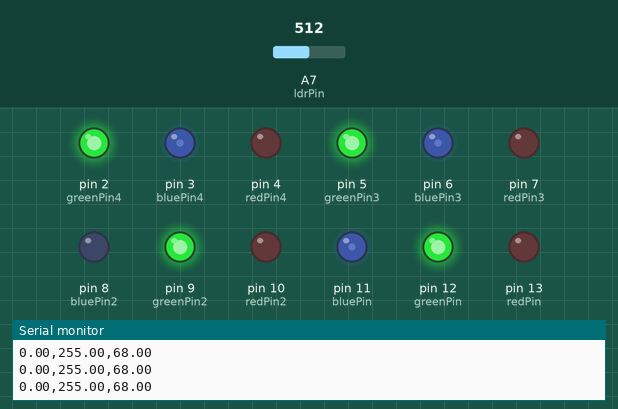
This sketch was run on a simulated Arduino Nano, built with avr-gcc and run on an emulated ATmega328P. On the bench: output pins drawn as LEDs (lit = HIGH), the last lines printed to the serial monitor. The test bench sets the inputs (shaded band); at power-on: A7 (ldrPin) = 512.

Above: at 1.2 s.
1.3 s: A7 (ldrPin) set to 716
At 2.4 s:
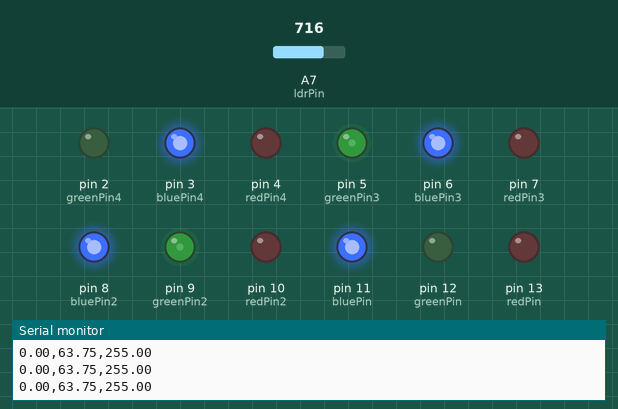
2.8 s: A7 (ldrPin) set to 900
At 4.0 s:
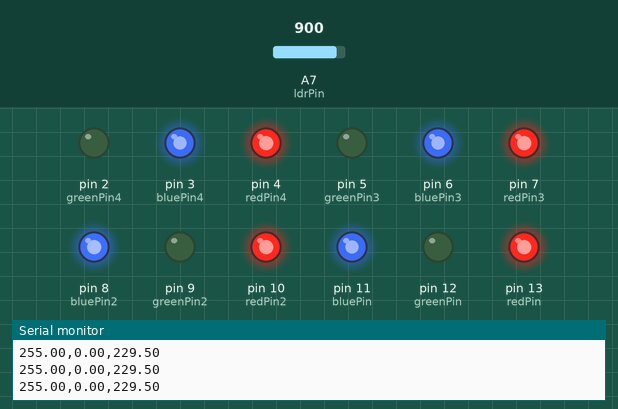
4.3 s: A7 (ldrPin) set to 511
At 4.7 s:
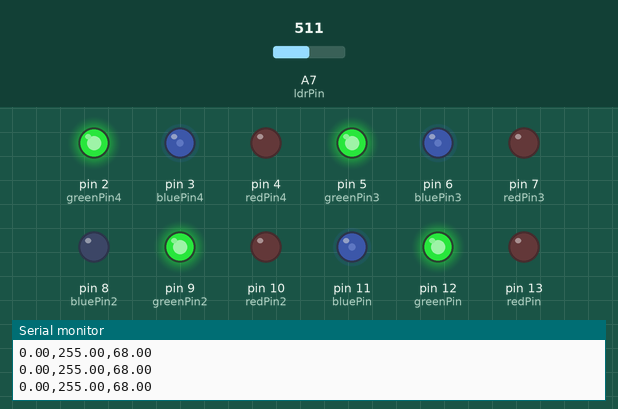
5.8 s: A7 (ldrPin) set to 306
At 6.5 s:
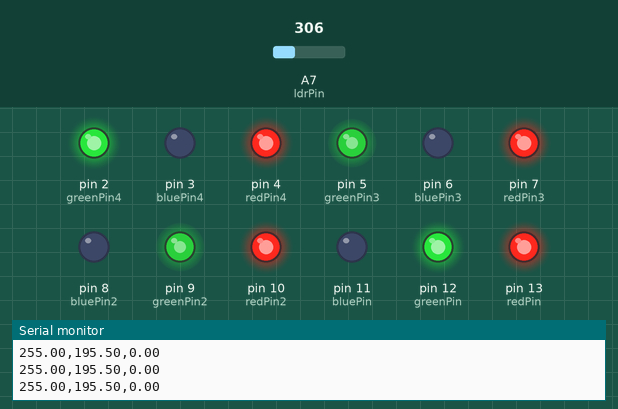
7.3 s: A7 (ldrPin) set to 122
At 8.3 s:
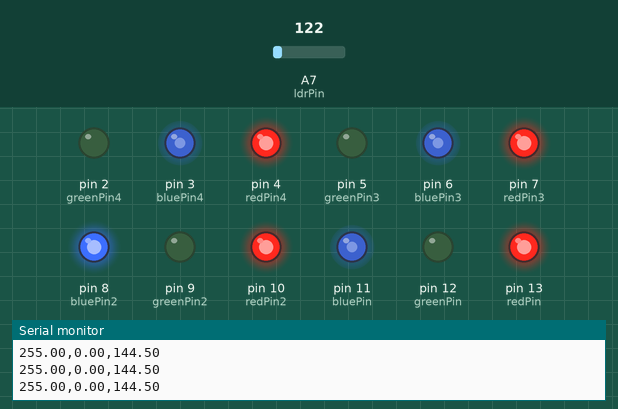
8.8 s: A7 (ldrPin) set to 0
At 10.0 s:
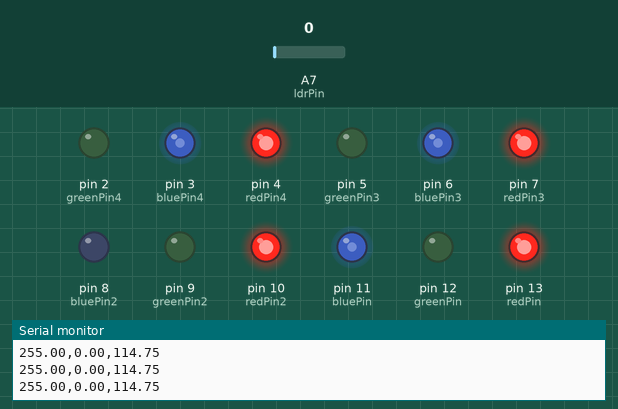
Timing chart, 0 to 11.3 s (numbered marks = the images above; inputs shaded):
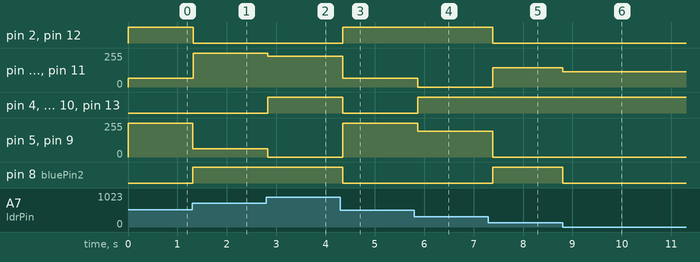

Measured:
- after the input at 1.3 s, pin 2 (greenPin4), pin 12 (greenPin): HIGH → LOW at once; pin 3 (bluePin4), pin 6 (bluePin3), pin 11 (bluePin): 67/255 → 255/255 at once; pin 5 (greenPin3), pin 9 (greenPin2): 255/255 → 63/255 at once; pin 8 (bluePin2): LOW → HIGH at once
- after the input at 2.8 s, pin 3 (bluePin4), pin 6 (bluePin3), pin 11 (bluePin): 255/255 → 229/255 at once; pin 4 (redPin4), pin 7 (redPin3), pin 10 (redPin2), pin 13 (redPin): LOW → HIGH at once; pin 5 (greenPin3), pin 9 (greenPin2): 63/255 → 0/255 at once
- after the input at 4.3 s, pin 2 (greenPin4), pin 12 (greenPin): LOW → HIGH after 0.05 s; pin 3 (bluePin4), pin 6 (bluePin3), pin 11 (bluePin): 229/255 → 67/255 after 0.05 s; pin 4 (redPin4), pin 7 (redPin3), pin 8 (bluePin2), pin 10 (redPin2), pin 13 (redPin): HIGH → LOW after 0.05 s; pin 5 (greenPin3), pin 9 (greenPin2): 0/255 → 255/255 after 0.05 s
- after the input at 5.8 s, pin 3 (bluePin4), pin 6 (bluePin3), pin 11 (bluePin): 67/255 → 0/255 after 0.07 s; pin 4 (redPin4), pin 7 (redPin3), pin 10 (redPin2), pin 13 (redPin): LOW → HIGH after 0.07 s; pin 5 (greenPin3), pin 9 (greenPin2): 255/255 → 195/255 after 0.07 s
- after the input at 7.3 s, pin 2 (greenPin4), pin 12 (greenPin): HIGH → LOW after 0.09 s; pin 3 (bluePin4), pin 6 (bluePin3), pin 11 (bluePin): 0/255 → 144/255 after 0.09 s; pin 5 (greenPin3), pin 9 (greenPin2): 195/255 → 0/255 after 0.09 s; pin 8 (bluePin2): LOW → HIGH after 0.09 s
- after the input at 8.8 s, pin 3 (bluePin4), pin 6 (bluePin3), pin 11 (bluePin): 144/255 → 114/255 at once; pin 8 (bluePin2): HIGH → LOW at once

The sketch:

Arduino_LDR_LED.ino
```cpp
/*
  LDR controls RGB LEDs colors and color of projection
  made in Processing(movement_colors.pde)

  Tecnologias de Interface, 2023

  @authors:
  Sofia Costa
  Carolina Malta
  Alexandra Coelho
  Cátia Pereira
*/

// LEDs transparentes
int redPin = 13;   // Red pin of the RGB LED
int greenPin = 12;  // Green pin of the RGB LED
int bluePin = 11;  // Blue pin of the RGB LED

int redPin2 = 10;   // Red pin of the RGB LED
int greenPin2 = 9;  // Green pin of the RGB LED
int bluePin2 = 8;  // Blue pin of the RGB LED

// LEDs (translúcidos -> green e blue estão trocados)
int redPin3 = 7;    // Red pin of the RGB LED 2
int greenPin3 = 5;  // Green pin of the RGB LED 2
int bluePin3 = 6;   // Blue pin of the RGB LED 2

int redPin4 = 4;    // Red pin of the RGB LED 2
int greenPin4 = 2;  // Green pin of the RGB LED 2
int bluePin4 = 3;   // Blue pin of the RGB LED 2

int ldrPin = A7;  // Analog pin for the LDR sensor

void setup() {
  pinMode(redPin, OUTPUT);
  pinMode(greenPin, OUTPUT);
  pinMode(bluePin, OUTPUT);

  pinMode(redPin2, OUTPUT);
  pinMode(greenPin2, OUTPUT);
  pinMode(bluePin2, OUTPUT);

  pinMode(redPin3, OUTPUT);
  pinMode(greenPin3, OUTPUT);
  pinMode(bluePin3, OUTPUT);

  pinMode(redPin4, OUTPUT);
  pinMode(greenPin4, OUTPUT);
  pinMode(bluePin4, OUTPUT);

  pinMode(ldrPin, INPUT);

  Serial.begin(9600);
}

void loop() {
  int ldrValue = analogRead(ldrPin);
  //Serial.println(ldrValue);

  int hue = map(ldrValue, 200, 1023, 0, 360);

  float r, g, b;
  hsvToRgb(hue, 1, 1, &r, &g, &b);  // Converte HSV para RGB

  Serial.println((String)(r * 255) + "," + (g * 255) + "," + (b * 255));

  analogWrite(redPin, r * 255);
  analogWrite(greenPin, g * 255);
  analogWrite(bluePin, b * 255);

  analogWrite(redPin2, r * 255);
  analogWrite(greenPin2, g * 255);
  analogWrite(bluePin2, b * 255);

  analogWrite(redPin3, r * 255);
  analogWrite(greenPin3, g * 255);
  analogWrite(bluePin3, b * 255);

  analogWrite(redPin4, r * 255);
  analogWrite(greenPin4, g * 255);
  analogWrite(bluePin4, b * 255);

  delay(100);
}

//////////////////////////////////////////////////////////////////////////////////////////////
// Converte HSV para RGB
void hsvToRgb(float h, float s, float v, float* r, float* g, float* b) {
  int i;
  float f, p, q, t;
  if (s == 0) {
    *r = *g = *b = v;
    return;
  }
  h /= 60;
  i = floor(h);
  f = h - i;
  p = v * (1 - s);
  q = v * (1 - s * f);
  t = v * (1 - s * (1 - f));
  switch (i) {
    case 0:
      *r = v;
      *g = t;
      *b = p;
      break;
    case 1:
      *r = q;
      *g = v;
      *b = p;
      break;
    case 2:
      *r = p;
      *g = v;
      *b = t;
      break;
    case 3:
      *r = p;
      *g = q;
      *b = v;
      break;
    case 4:
      *r = t;
      *g = p;
      *b = v;
      break;
    default:
      *r = v;
      *g = p;
      *b = q;
      break;
  }
}
```
